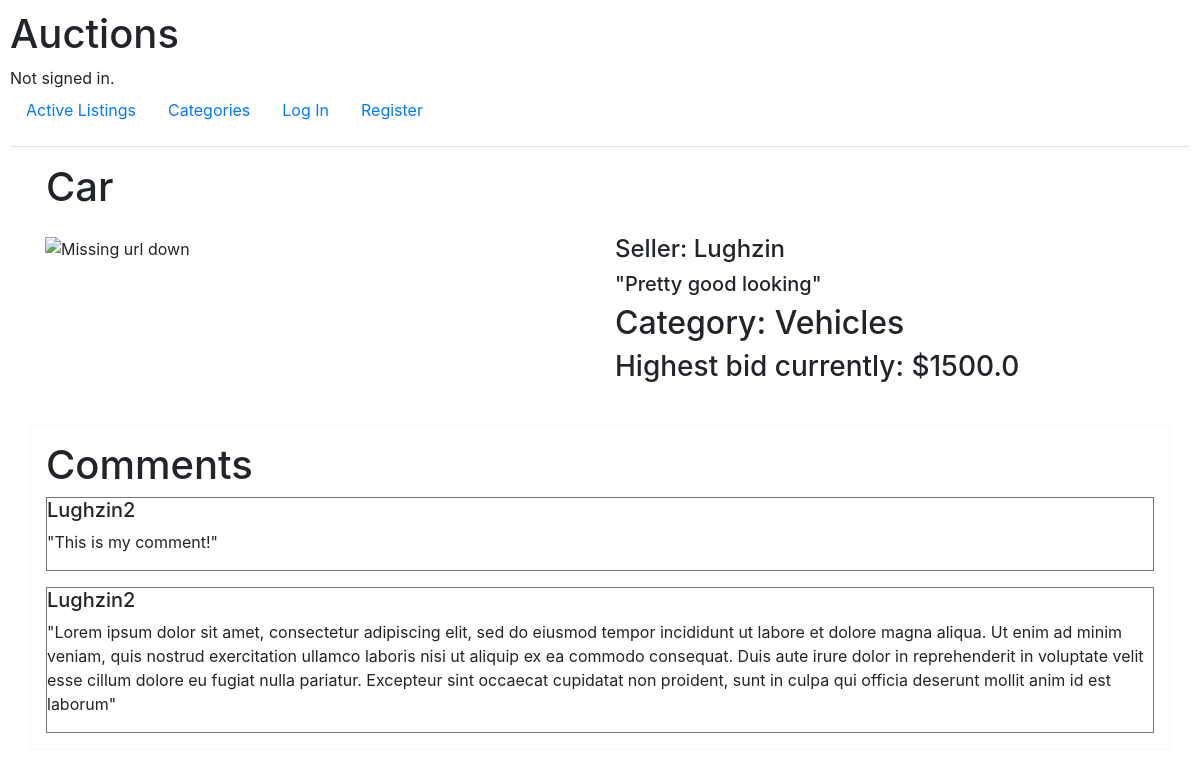
/listing/2, run on the app's committed database.
### auctions/models.py (models this page shows, shortened)
class Listing(models.Model):
    creator = models.ForeignKey(User, on_delete=models.CASCADE)
    title = models.CharField(max_length=128)
    description = models.CharField(max_length=500)
    bid_quantity = models.IntegerField(default=0)
    starting_bid = models.FloatField(default=0)
    top_bid = models.ForeignKey('Bid', default=0, on_delete=models.SET_DEFAULT)
    img_url = models.URLField(null=True)
    category = models.CharField(max_length=64, null=True)
    is_active = models.BooleanField(default=True)
    comments = models.ManyToManyField('Comment', blank=True)

class User(AbstractUser):
    watchlist = models.ManyToManyField('Listing', blank=True)

class Bid(models.Model):
    bidder = models.ForeignKey(User, on_delete=models.CASCADE)
    value = models.FloatField()

class Comment(models.Model):
    author = models.ForeignKey(User, on_delete=models.CASCADE)
    content = models.CharField(max_length=500)

### auctions/views.py (the view)
# urls.py: path('listing/<int:id>', views.listing, name='listing_page'),
def listing(request, id):
    return render(request, 'auctions/listing.html', {
        'listing': Listing.objects.get(id=id)
    })

### auctions/templates/auctions/listing.html (shortened to what this page needs)
{% extends 'auctions/layout.html' %}
{% block body %}
    {% if listing.is_active %}
        <div class="container">
            <div class="row">
                <h1 style='margin-left: 1rem;'>{{ listing.title.capitalize }}</h1>
            </div>
            <div class="row" style='margin-top: 1rem;'>
                <div class="col">
                    {% if listing.img_url != null %}
                        <img src="{{ listing.img_url }}" alt="No image" style='max-width: 32rem;'>
                    {% else %}
                        <img src="https://s3-sa-east-1.amazonaws.com/base-fisc-prod/missing.png" alt="Missing url down" style='max-width: 32rem;'>
                    {% endif %}
                </div>
                <div class="col">
                    <h4>Seller: {{ listing.creator }}</h4>
                    {% if listing.description != 'No description' %}
                        <h5>"{{ listing.description }}"</h5>
                    {% endif %}
                    {% if listing.category != None %}
                        <h2>Category: {{ listing.category }}</h2>
                    {% endif %}
                    <h3>Highest bid currently: ${{ listing.top_bid.value }}</h3>
                </div>
            </div>
        </div>
        <div class="container border border-light" style='margin-top: 2rem;'>
            <h1 style='margin-top: 1rem;'>Comments</h1>
            {% for comment in listing.comments.all %}
                <div class="container border border-secondary" style='margin-bottom: 1rem;'>
                    <div class="row justify-content-start">
                        <h5>{{ comment.author.username }}</h4>
                    </div>
                    <div class="row">
                        <p>"{{ comment.content }}"</p>
                    </div>
                </div>
            {% endfor %}
        </div>
    {% endif %}
{% endblock %}

### auctions/static/auctions/styles.css (style rules this page uses)
body { padding: 10px; }

### data on the page
Listing: title "Car", creator "Lughzin", description "Pretty good looking", category "Vehicles", top_bid.value "1500.0"
Comment: author.username "Lughzin2", content "This is my comment!"
Comment: author.username "Lughzin2", content "Lorem ipsum dolor sit amet, consectetur adipiscing elit, sed do eiusmod tempor incididunt ut labore et dolore magna aliqua. Ut enim ad minim veniam, quis nostrud exercitation ullamco laboris nisi ut aliquip ex ea commodo consequat. Duis aute irure dolor in reprehenderit in voluptate velit esse cillum dolore eu fugiat nulla pariatur. Excepteur sint occaecat cupidatat non proident, sunt in culpa qui officia deserunt mollit anim id est laborum"
